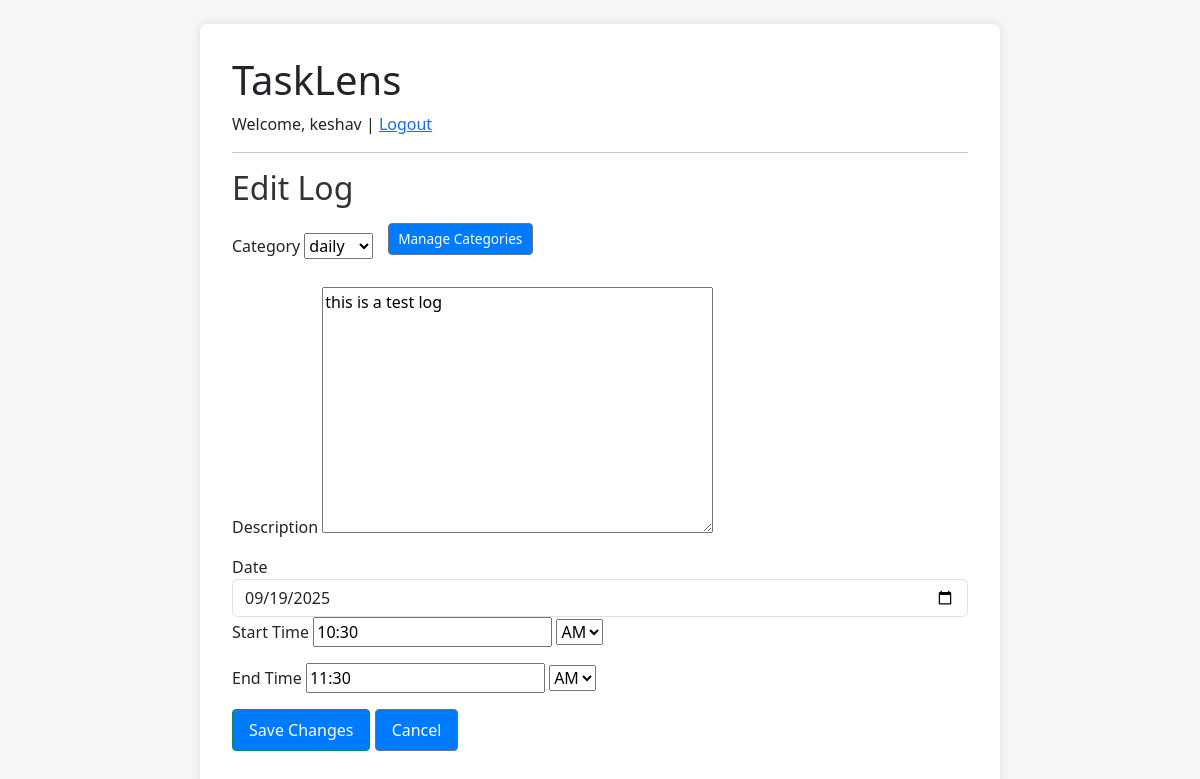
Page /edit-log/3/ (signed in) on the committed database.
### activity/models.py (models this page shows, shortened)
class ActivityLog(models.Model):
    user = models.ForeignKey(User, on_delete=models.CASCADE)
    category = models.ForeignKey(Category, on_delete=models.CASCADE)
    description = models.TextField()
    start_time = models.DateTimeField()
    end_time = models.DateTimeField()
    date = models.DateField(default=date.today)

### activity/views.py (the view)
# urls.py: path('edit-log/<int:pk>/', views.edit_log, name='edit_log'),
@login_required
def edit_log(request, pk):
    log = get_object_or_404(ActivityLog, pk=pk, user=request.user)
    if request.method == 'POST':
        form = ActivityLogForm(request.POST, user=request.user)
        if form.is_valid():
            cd = form.cleaned_data
            def convert_to_24h(t, meridiem):
                hour = t.hour
                if meridiem == 'PM' and hour < 12:
                    hour += 12
                elif meridiem == 'AM' and hour == 12:
                    hour = 0
                return t.replace(hour=hour)
            log.category = cd['category']
            log.description = cd['description']
            log.date = cd['date']
            log.start_time = datetime.combine(cd['date'], convert_to_24h(cd['start_time'], cd['start_meridiem']))
            log.end_time = datetime.combine(cd['date'], convert_to_24h(cd['end_time'], cd['end_meridiem']))
            log.save()
            return redirect('home')
    else:
        initial = {
            'category': log.category,
            'description': log.description,
            'date': log.date,
            'start_time': log.start_time.time(),
            'start_meridiem': 'AM' if log.start_time.hour < 12 else 'PM',
            'end_time': log.end_time.time(),
            'end_meridiem': 'AM' if log.end_time.hour < 12 else 'PM',
        }
        form = ActivityLogForm(initial=initial, user=request.user)
    return render(request, 'activity/edit_log.html', {'log_form': form, 'title': 'Edit Log'})

### activity/forms.py (shortened to what this page needs)
class ActivityLogForm(forms.Form):
    category = forms.ModelChoiceField(queryset=Category.objects.none())
    description = forms.CharField(widget=forms.Textarea)
    date = forms.DateField(
        initial=date.today,
        widget=forms.DateInput(attrs={'type': 'date', 'class': 'form-control'}),
        label='Date'
    )
    start_time = forms.TimeField(
        widget=forms.TimeInput(format='%I:%M', attrs={'placeholder': 'HH:MM'}),
        label='Start Time'
    )
    start_meridiem = forms.ChoiceField(choices=[('AM', 'AM'), ('PM', 'PM')], label='Start AM/PM')
    end_time = forms.TimeField(
        widget=forms.TimeInput(format='%I:%M', attrs={'placeholder': 'HH:MM'}),
        label='End Time'
    )
    end_meridiem = forms.ChoiceField(choices=[('AM', 'AM'), ('PM', 'PM')], label='End AM/PM')
    def __init__(self, *args, **kwargs):
        user = kwargs.pop('user')
        super().__init__(*args, **kwargs)
        self.fields['category'].queryset = Category.objects.filter(user=user)

### activity/models.py (called while the page is built)
    def __str__(self):
        return self.name

### activity/templates/activity/edit_log.html (shortened to what this page needs)
{% extends 'activity/base.html' %}
{% block content %}
  <h2>Edit Log</h2>
  <form method="post">
    <div style="margin-bottom: 1rem;">
      <label for="id_category">Category</label>
      {{ log_form.category }}
      <a href="{% url 'manage_categories' %}" class="btn btn-outline-secondary btn-sm" style="margin-left: 10px;">Manage Categories</a>
    </div>
    <div style="margin-bottom: 1rem;">
      <label for="id_description">Description</label>
      {{ log_form.description }}
    </div>
    <div>
        <label for="id_date">Date</label>
        {{ log_form.date }}
    </div>
    <div style="margin-bottom: 1rem;">
      <label for="id_start_time">Start Time</label>
      {{ log_form.start_time }} {{ log_form.start_meridiem }}
    </div>
    <div style="margin-bottom: 1rem;">
      <label for="id_end_time">End Time</label>
      {{ log_form.end_time }} {{ log_form.end_meridiem }}
    </div>
    <button type="submit" class="btn btn-success">Save Changes</button>
    <a href="{% url 'home' %}" class="btn btn-secondary">Cancel</a>
  </form>
{% endblock %}

### activity/templates/activity/base.html (shortened to what this page needs)
<!DOCTYPE html>
<html>
<head>
    <link href="https://cdn.jsdelivr.net/npm/bootstrap@5.3.0/dist/css/bootstrap.min.css" rel="stylesheet">
    {% load static %}
    <link rel="stylesheet" href="{% static 'activity/style.css' %}">
</head>
<body>
<div class="container mt-4">
    <h1>TaskLens</h1>
    {% if user.is_authenticated %}
        <p>Welcome, {{ user.username }} | <a href="{% url 'logout' %}">Logout</a></p>
    {% else %}
        <p><a href="{% url 'login' %}">Login</a></p>
    {% endif %}
    <hr>
    {% block content %}{% endblock %}
</div>
</body>
</html>

### activity/static/activity/style.css (style rules this page uses)
body { font-family: 'Segoe UI', sans-serif; background-color: #f4f6f8; margin: 0; padding: 0; }
.container { max-width: 800px; margin: 2rem auto; padding: 2rem; background: white; box-shadow: 0 0 10px rgba(0,0,0,0.1); border-radius: 8px; }
h2 { color: #333; margin-bottom: 1rem; }
.btn { display: inline-block; padding: 0.5rem 1rem; margin-bottom: 1rem; background-color: #007bff; color: white; text-decoration: none; border-radius: 4px; }
.btn-sm { padding: 0.3rem 0.6rem; font-size: 0.85rem; }

### rows in the picture
ActivityLog: category "daily", description "this is a test log", date "09/19/2025", start_time "10:30", end_time "11:30"

### other values in the picture
{{ user.username }} "keshav"
